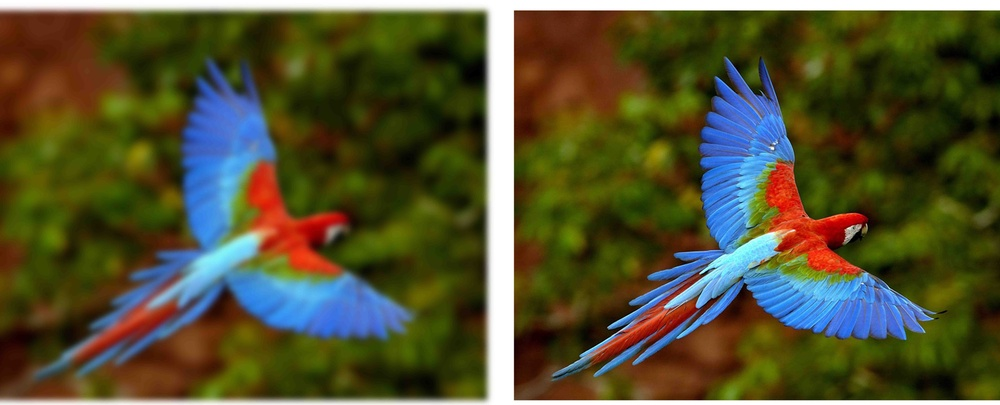
#> input picture examples/images/reference-based-image-eval.jpg, 1000 x 405 px, shrunk from 8736 x 3536 before the run
$ python -i dom.py   (imports and definitions only)   (older library calls are emulated)
#> lines starting #> are read from the running program, lines starting #| are printed output that depends on the picture; after the words box and inside, x2 and y2 are one past the last pixel; in counts of white or black regions, pixels touching at a corner belong together
import numpy as np
import os
import cv2


class DOM(object):

    def __init__(self):
        self.image = None
        self.Im = None
        self.edgex, self.edgey = None, None

    @staticmethod
    def load(img, blur=False, blurSize=(5,5)):
        """ Handle img src, 3/2 channel image

        :param imgPath: image path or array
        :type: str, np.ndarray

        :param blur: to blur original image
        :type: boolean

        :param blurSize: size of gausian filter
        :type: tuple (n,n)

        :return image: grayscale image
        :type: np.ndarray

        :return Im: median filtered grayscale image
        :type: np.ndarray
        """

        if isinstance(img, str):
            if os.path.exists(img):
                # Load image as grayscale
                image = cv2.imread(img, cv2.IMREAD_GRAYSCALE)
            else:
                raise FileNotFoundError('Image is not found on your system')
        elif isinstance(img, np.ndarray):
            if len(img.shape) == 3:
                image = cv2.cvtColor(img, cv2.COLOR_BGR2GRAY)
            elif len(img.shape) == 2:
                image = img
            else:
                raise ValueError('Image is not in correct shape')
        else:
            raise ValueError('Only image can be passed to the constructor')

        # Add Gaussian Blur
        if blur:
            image = cv2.GaussianBlur(image, blurSize)

        # Perform median blur for removing Noise
        Im = cv2.medianBlur(image, 3, cv2.CV_64F).astype("double")/255.0
        return image, Im


    @staticmethod
    def dom(Im):
        """ Find DOM at each pixel
        :param Im: median filtered image
        :type: np.ndarray

        :return domx: diff of diff on x axis
        :type: np.ndarray

        :return domy: diff of diff on y axis
        :type: np.ndarray
        """
        median_shift_up = np.pad(Im, ((0,2), (0,0)), 'constant')[2:,:]
        median_shift_down = np.pad(Im, ((2,0), (0,0)), 'constant')[:-2,:]
        domx = np.abs(median_shift_up - 2*Im + median_shift_down)

        median_shift_left = np.pad(Im, ((0,0), (0,2)), 'constant')[:,2:]
        median_shift_right = np.pad(Im, ((0,0), (2,0)), 'constant')[:,:-2]
        domy = np.abs(median_shift_left - 2*Im + median_shift_right)

        return domx, domy

    @staticmethod
    def contrast(Im):
        """ Find contrast at each pixel
        :param Im: median filtered image
        :type: np.ndarray

        :return Cx: contrast on x axis
        :type: np.ndarray

        :return Cy: contrast on y axis
        :type: np.ndarray
        """
        Cx = np.abs(Im - np.pad(Im, ((1,0), (0,0)), 'constant')[:-1, :])
        Cy = np.abs(Im - np.pad(Im, ((0,0), (1,0)), 'constant')[:, :-1])
        return Cx, Cy

    @staticmethod
    def smoothenImage(image, transpose = False, epsilon = 1e-8):
        """ Smmoth image with ([0.5, 0, -0.5]) 1D filter
        :param image: grayscale image
        :type: np.ndarray

        :param transpose: to apply filter on vertical axis
        :type: boolean

        :param epsilon: small value to defer div by zero
        :type: float

        :return image_smoothed: smoothened image
        :type: np.ndarray
        """
        fil = np.array([0.5, 0, -0.5]) # Smoothing Filter

        # change image axis for column convolution
        if transpose:
            image = image.T

        # Convolve grayscale image with smoothing filter
        image_smoothed = np.array([np.convolve(image[i], fil, mode="same") for i in range(image.shape[0])])

        # change image axis after column convolution
        if transpose:
            image_smoothed = image_smoothed.T

        # Normalize smoothened grayscale image
        image_smoothed = np.abs(image_smoothed)/(np.max(image_smoothed) + epsilon)
        return image_smoothed

    def edges(self, image, edge_threshold=0.0001):
        """ Get Edge pixels
        :param image: grayscale image
        :type: np.ndarray

        :param edge_threshold: threshold to consider pixel as edge if its value is greater
        :type: float

        :assign edgex: edge pixels matrix in x-axis as boolean
        :type: np.ndarray

        :assign edgey: edge pixels matrix in y-axis as boolean
        :type: np.ndarray
        """
        smoothx = self.smoothenImage(image, transpose=True)
        smoothy = self.smoothenImage(image)
        self.edgex = smoothx > edge_threshold
        self.edgey = smoothy > edge_threshold

    def sharpness_matrix(self, Im, width=2, debug=False):
        """ Find sharpness value at each pixel
        :param Im: median filtered grayscale image
        :type: np.ndarray

        :param width: edge width
        :type: int

        :param debug: to show intermediate results
        :type: boolean

        :return Sx: sharpness value matrix computed in x-axis
        :type: np.ndarray

        :return Sy: sharpness value matrix computed in y-axis
        :type: np.ndarray
        """
        # Compute dod measure on both axis
        domx, domy = self.dom(Im)

        # Compute sharpness
        Cx, Cy = self.contrast(Im)

        # Filter out sharpness at pixels other than edges
        Cx = np.multiply(Cx, self.edgex)
        Cy = np.multiply(Cy, self.edgey)

        # initialize sharpness matriz with 0's
        Sx = np.zeros(domx.shape)
        Sy = np.zeros(domy.shape)

        # Compute Sx
        for i in range(width, domx.shape[0]-width):
            num = np.abs(domx[i-width:i+width, :]).sum(axis=0)
            dn = Cx[i-width:i+width, :].sum(axis=0)
            Sx[i] = [(num[k]/dn[k] if dn[k] > 1e-3 else 0) for k in range(Sx.shape[1])]

        # Compute Sy
        for j in range(width, domy.shape[1]-width):
            num = np.abs(domy[:, j-width: j+width]).sum(axis=1)
            dn = Cy[:, j-width:j+width].sum(axis=1)
            Sy[:, j] = [(num[k]/dn[k] if dn[k] > 1e-3 else 0) for k in range(Sy.shape[0])]

        if debug:
            print(f"domx {domx.shape}: {[(i,round(np.quantile(domx, i/100), 2)) for i in range(0, 101, 25)]}")
            print(f"domy {domy.shape}: {[(i,round(np.quantile(domy, i/100), 2)) for i in range(0, 101, 25)]}")
            print(f"Cx {Cx.shape}: {[(i,round(np.quantile(Cx, i/100),2)) for i in range(50, 101, 10)]}")
            print(f"Cy {Cy.shape}: {[(i,round(np.quantile(Cy, i/100),2)) for i in range(50, 101, 10)]}")
            print(f"Sx {Sx.shape}: {[(i,round(np.quantile(Sx, i/100),2)) for i in range(50, 101, 10)]}")
            print(f"Sy {Sy.shape}: {[(i,round(np.quantile(Sy, i/100),2)) for i in range(50, 101, 10)]}")

        return Sx, Sy


    def sharpness_measure(self, Im, width, sharpness_threshold, debug=False, epsilon = 1e-8):
        """ Final Sharpness Value
        :param Im: median filtered grayscale image
        :type: np.ndarray

        :param width: edge width
        :type: int

        :param sharpness_threshold: thresold to consider if a pixel is sharp
        :type: float

        :param debug: to show intermediate results
        :type: boolean

        :return S: sharpness measure(0<S<sqrt(2))
        :type: float

        """
        Sx, Sy = self.sharpness_matrix(Im, width=width, debug=debug)
        Sx = np.multiply(Sx, self.edgex)
        Sy = np.multiply(Sy, self.edgey)

        n_sharpx = np.sum(Sx >= sharpness_threshold)
        n_sharpy = np.sum(Sy >= sharpness_threshold)

        n_edgex = np.sum(self.edgex)
        n_edgey = np.sum(self.edgey)

        Rx = n_sharpx/(n_edgex + epsilon)
        Ry = n_sharpy/(n_edgey + epsilon)

        S = np.sqrt(Rx**2 + Ry**2)

        if debug:
            print(f"Sharpness: {S}")
            print(f"Rx: {Rx}, Ry: {Ry}")
            print(f"Sharpx: {n_sharpx}, Sharpy: {n_sharpy}, Edges: {n_edgex, n_edgey}")
        return S

    def get_sharpness(self, img, width=2, sharpness_threshold=2, edge_threshold=0.0001, debug=False):
        """ Image Sharpness Assessment
        :param img: img src or image matrix
        :type: str or np.ndarray

        :param width: text edge width
        :type: int

        :param sharpness_threshold: thresold to consider if a pixel is sharp
        :type: float

        :param edge_threshold: thresold to consider if a pixel is an edge pixel
        :type: float

        :param debug: to show intermediate results
        :type: boolean

        :return score: image sharpness measure(0<S<sqrt(2))
        :type: float
        """
        image, Im = self.load(img)
        # Initialize edge(x|y) matrices
        self.edges(image, edge_threshold=edge_threshold)
        score = self.sharpness_measure(Im, width=width, sharpness_threshold=sharpness_threshold)
        return score

>>> import cv2
>>> picture = cv2.imread('../examples/images/reference-based-image-eval.jpg')
#> picture is the input picture: shape (405, 1000, 3); mean B, G, R 48.4, 80.8, 82.6
>>> result = DOM().get_sharpness(picture)
#> in smoothenImage, `image = image.T`:
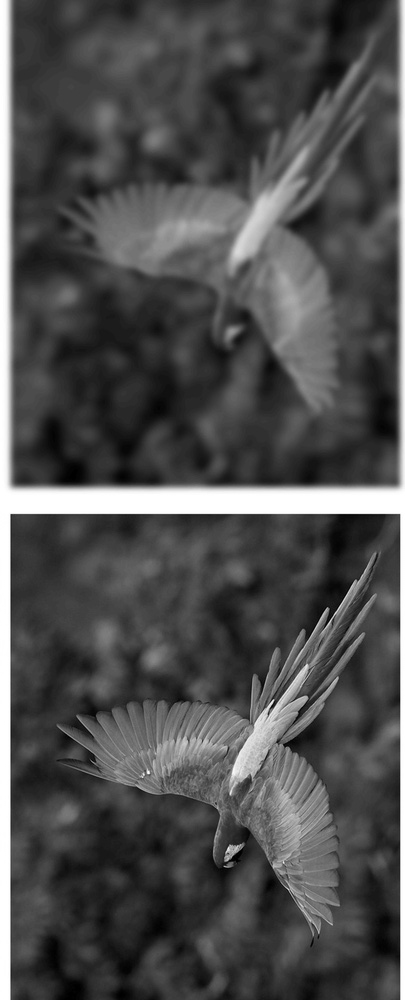
#> image: shape (1000, 405); min 0, max 255, mean 77.6
#> in smoothenImage, `image_smoothed = np.array([np.convolve(image[i], fil, mode="same") for..`:
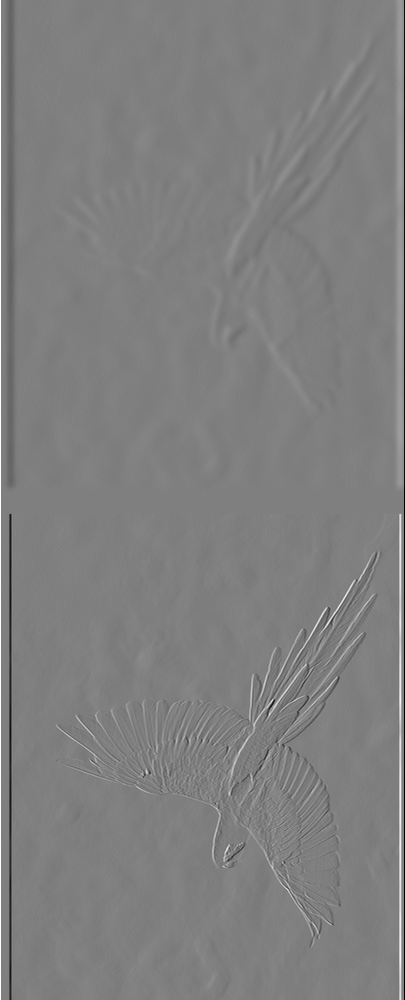
#> image_smoothed: shape (1000, 405) float64; min -127.5, max 127.5, mean 0; drawn with min black and max white
#> call 2 of smoothenImage, with transpose = False, epsilon = 1e-08
#> in smoothenImage (call 2), `image_smoothed = np.array([np.convolve(image[i], fil, mode="same") for..`:
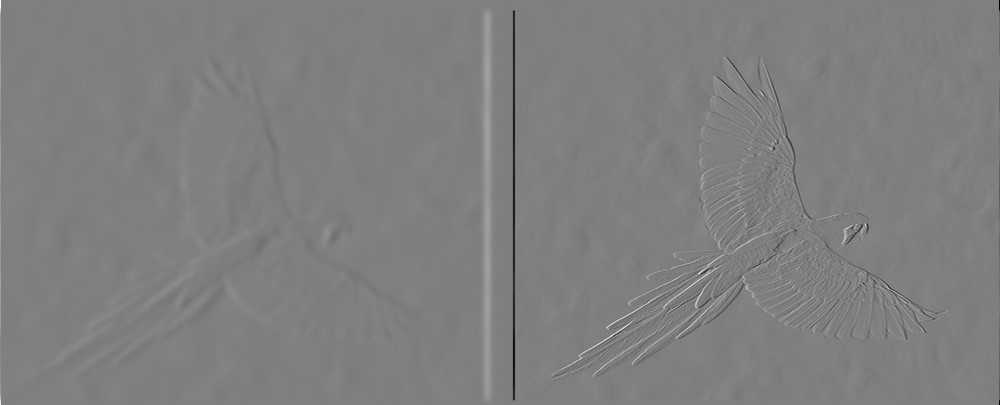
#> image_smoothed: shape (405, 1000) float64; min -127.5, max 127.5, mean 0; drawn with min black and max white
#> in edges, `self.edgex = smoothx > edge_threshold`:
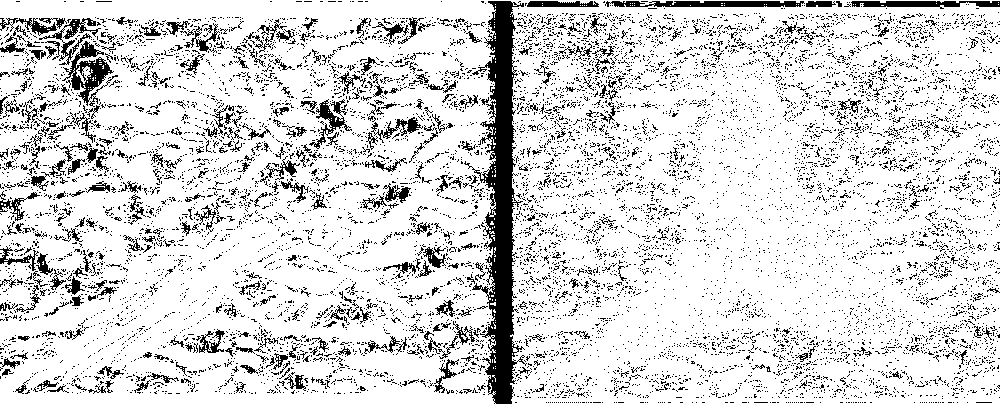
#> self.edgex: shape (405, 1000) bool; 85% white; 10333 black regions (9947 under 20 px), largest, box (x1, y1, x2, y2) and area: (464, 1, 527, 404) 9271, (62, 41, 118, 107) 1202, (605, 1, 805, 7) 1007
#> in edges, `self.edgey = smoothy > edge_threshold`:
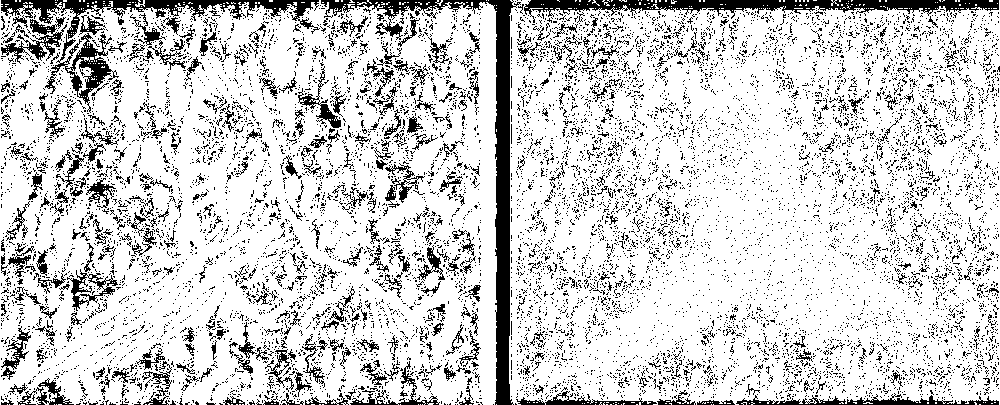
#> self.edgey: shape (405, 1000) bool; 82% white; 10866 black regions (10439 under 20 px), largest, box (x1, y1, x2, y2) and area: (321, 0, 521, 405) 7222, (524, 0, 999, 23) 4358, (1, 0, 320, 39) 3319
#> in dom, `median_shift_right = np.pad(Im, ((0,0), (2,0)), 'constant')[:,:-2]`:
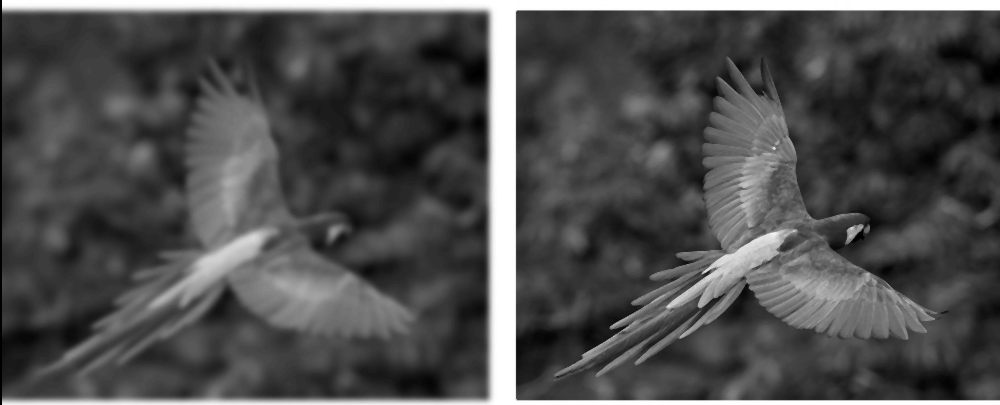
#> median_shift_right: shape (405, 1000) float64; min 0, max 1, mean 0.304
#> after the loop in sharpness_matrix, `for i in range(width, domx.shape[0]-width):`:
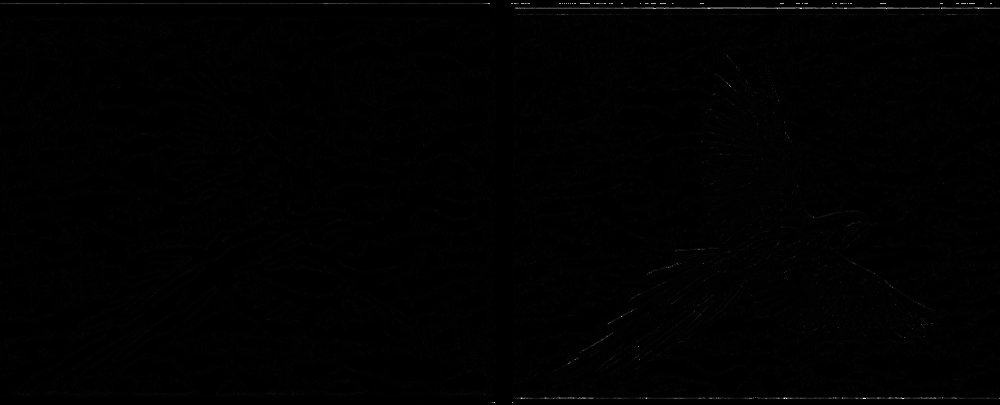
#> Sx: shape (405, 1000) float64; min 0, max 375, mean 2.5; drawn with min black and max white
#> in sharpness_measure, `n_sharpx = np.sum(Sx >= sharpness_threshold)`: n_sharpx = 138327
#> in sharpness_measure, `n_sharpy = np.sum(Sy >= sharpness_threshold)`: n_sharpy = 136708
#> in sharpness_measure, `n_edgex = np.sum(self.edgex)`: n_edgex = 344286
#> in sharpness_measure, `n_edgey = np.sum(self.edgey)`: n_edgey = 332128
#> in sharpness_measure, `Rx = n_sharpx/(n_edgex + epsilon)`: Rx = 0.402
#> in sharpness_measure, `Ry = n_sharpy/(n_edgey + epsilon)`: Ry = 0.412
#> in sharpness_measure, `S = np.sqrt(Rx**2 + Ry**2)`: S = 0.575
#> result = 0.575
